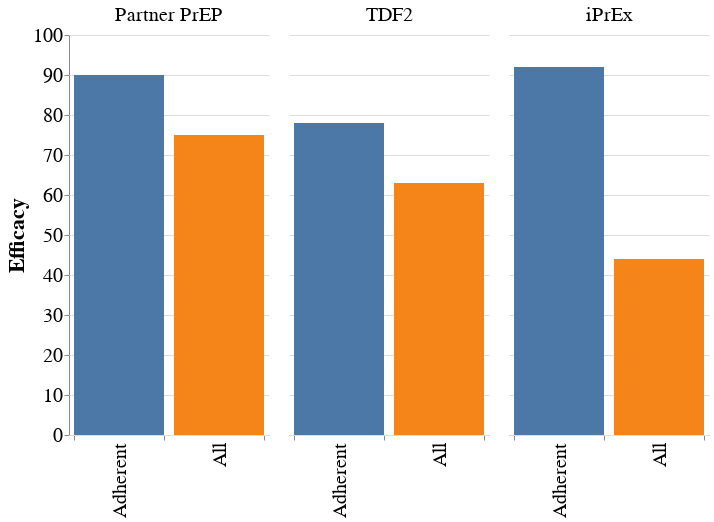

Notebook cell for this chart:
### Markdown cell above
### Actually taking the drug is *very* important!

### Code cell
df6 = pd.DataFrame([['Partner PrEP', 75, 'All'], 
                   ['Partner PrEP', 90, 'Adherent'], 
                   ['TDF2', 63, 'All'], 
                   ['TDF2', 78, 'Adherent'],
                   ['iPrEx', 44, 'All'], 
                   ['iPrEx', 92, 'Adherent']], 
                   columns=['Trial', 'Efficacy', 'Group'])

p6 = alt.Chart(df6).mark_bar().encode(
    column = alt.Column('Trial', 
                         header = alt.Header(labelFontSize = 20, title = None)),
    x = alt.X('Group', title = None),
    y = 'Efficacy',
    color = alt.Color('Group', legend = None)).properties(
    width = 200,
    height = 400).configure_axis(
    labelFontSize = 20,
    titleFontSize = 22).configure_view(
    strokeWidth = 0.0).configure_axisX(
    tickBand = 'extent'
)

display(p6)

### Figure 1 — Vega-Lite specification as saved in the notebook (floating-point values rounded to 4 significant figures)
{"config": {"view": {"continuousWidth": 400, "continuousHeight": 300, "strokeWidth": 0.0}, "axis": {"labelFontSize": 20, "titleFontSize": 22}, "axisX": {"tickBand": "extent"}}, "data": {"name": "data-c4796efca186044d7d25ef55975fdf08"}, "mark": "bar", "encoding": {"color": {"type": "nominal", "field": "Group", "legend": null}, "column": {"type": "nominal", "field": "Trial", "header": {"labelFontSize": 20, "title": null}}, "x": {"type": "nominal", "field": "Group", "title": null}, "y": {"type": "quantitative", "field": "Efficacy"}}, "height": 400, "width": 200, "$schema": "https://vega.github.io/schema/vega-lite/v4.8.1.json", "datasets": {"data-c4796efca186044d7d25ef55975fdf08": [{"Trial": "Partner PrEP", "Efficacy": 75, "Group": "All"}, {"Trial": "Partner PrEP", "Efficacy": 90, "Group": "Adherent"}, {"Trial": "TDF2", "Efficacy": 63, "Group": "All"}, {"Trial": "TDF2", "Efficacy": 78, "Group": "Adherent"}, {"Trial": "iPrEx", "Efficacy": 44, "Group": "All"}, {"Trial": "iPrEx", "Efficacy": 92, "Group": "Adherent"}]}}
